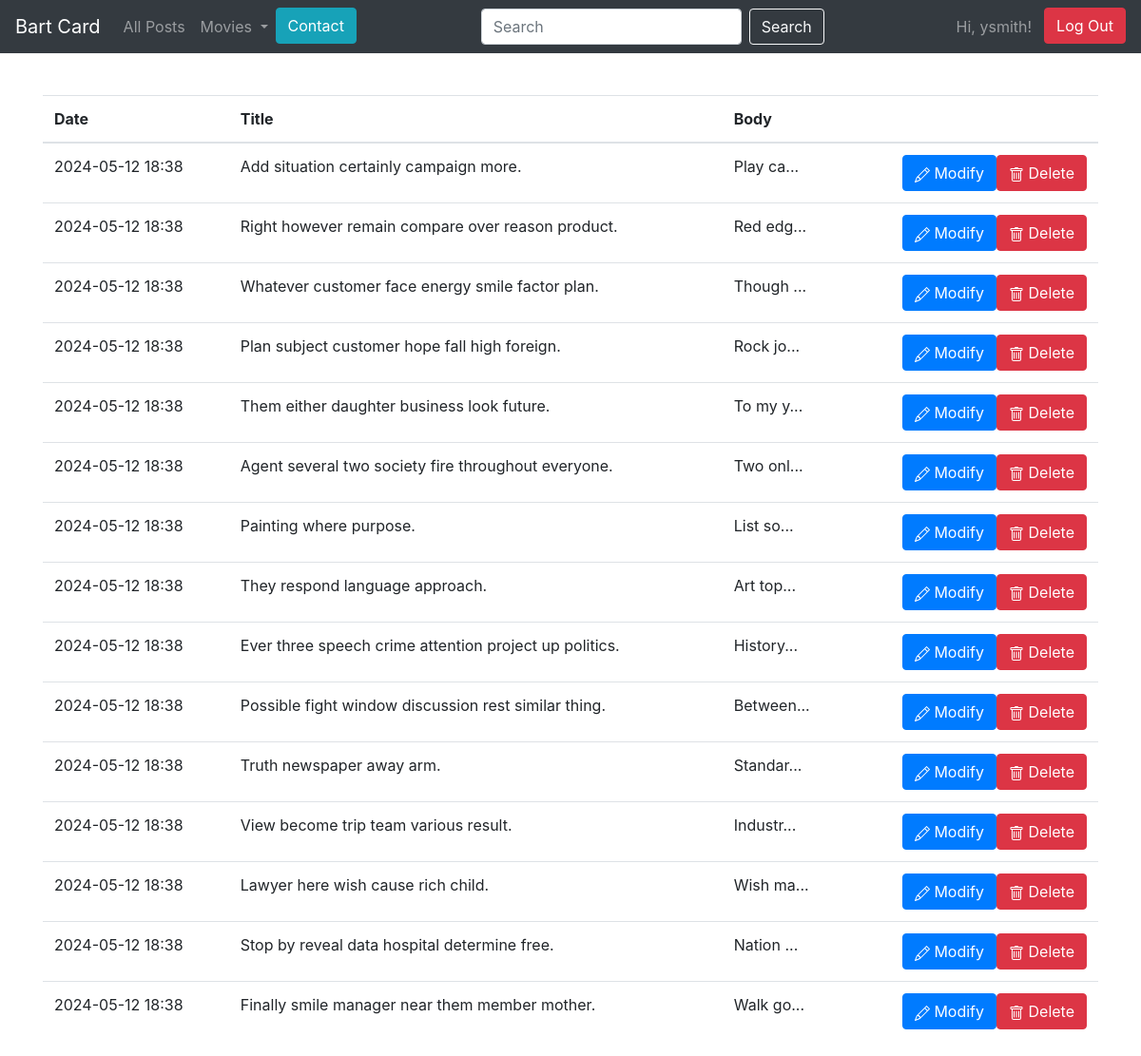
Page /unpublished_list (signed in) on the committed database.
### blog/models.py (models this page shows)
class Account(db.Model):
    id = db.Column(db.Integer, primary_key=True)  # Identyfikator konta
    username = db.Column(db.String(100), unique=True, nullable=False)  # Nazwa użytkownika
    password = db.Column(db.String(100), nullable=False)  # Hasło użytkownika
    comments = db.relationship('Comment', backref='account', lazy=True)  # Relacja jeden do wielu z komentarzami

class Entry(db.Model):
    id = db.Column(db.Integer, primary_key=True)  # Identyfikator wpisu
    title = db.Column(db.String(80), nullable=False)  # Tytuł wpisu
    body = db.Column(db.Text, nullable=False)  # Treść wpisu
    pub_date = db.Column(db.DateTime, nullable=False,
                         default=datetime.datetime.utcnow)  # Data publikacji
    is_published = db.Column(db.Boolean, default=False)  # Czy wpis jest opublikowany
    comments = db.relationship('Comment', backref='entry', lazy=True)  # Relacja z komentarzami

### blog/routes.py (the view)
@app.route('/unpublished_list', methods=['GET'])
@login_required
def unpublished_list():
    current_user = show_username()
    un_list = Entry.query.filter_by(is_published=False).order_by(Entry.pub_date.desc())
    return render_template('unpublished_list.html',current_user=current_user, un_list=un_list)

### blog/routes.py (called while the page is built)
def show_username():
    user_id = session.get('user_id')
    current_user = Account.query.get(user_id)
    return current_user

def get_list_types():
    return LIST_TYPES

@app.context_processor
def inject_list_types():
    return dict(list_types=get_list_types())

@app.context_processor
def utility_processor():
    def tmdb_image_url(path, size):
        return tmdb_client.get_poster_url(path, size)
    return {'tmdb_image_url': tmdb_image_url}

def login_required(view_func):
    @functools.wraps(view_func)
    def check_permissions(*args,**kwargs):
        if session.get('logged_in'):
            return view_func(*args, **kwargs)
        return redirect(url_for('login_page', next=request.path))
    return check_permissions

### blog/templates/unpublished_list.html (shortened to what this page needs)
{% extends 'base.html' %}
{% block content %}
<table class="table">
    <thead>
        <th scope="col">Date</th>
        <th scope="col">Title</th>
        <th scope="col">Body</th>
        <th scope="col" ></th>
    </thead>
    <tbody>
        {% for post in un_list %}
        <tr>
            <td>
                {{post.pub_date.strftime("%Y-%m-%d %H:%M")}}
            </td>
            <td>
                {{post.title}}
            </td>
            <td>{{post.body|truncate(10,true)}}</td>
            <td class="text-right">
                <form action="{{ url_for('delete_entry') }}" method="post" class="float-right">
                    <button type="submit" class="btn btn-danger ">
                        Delete
                    </button>
                </form>
                <a href={{url_for('edit_entry', entry_id=post.id)}} class="btn btn-primary">
                    Modify
                </a>
            </td>
        </tr>
        {% endfor %}
    </tbody>
</table>
{% endblock content %}

### blog/templates/base.html (shortened to what this page needs)
<!doctype html>
<html lang="en">
<head>
 <link rel="stylesheet" href="https://stackpath.bootstrapcdn.com/bootstrap/4.5.0/css/bootstrap.min.css"
>
</head>
<body>
  <body>
    <nav class="navbar navbar-expand-md navbar-dark bg-dark fixed-top">
      <a class="navbar-brand" href="{{ url_for('index') }}">Bart Card</a>
      <div class="collapse navbar-collapse" id="navbarsExampleDefault">
          <ul class="navbar-nav mr-auto">
              <li class="nav-item">
                  <a class="nav-link" href="{{ url_for('post_all') }}">All Posts</a>
              </li>
              <li class="nav-item dropdown">
                <a class="nav-link dropdown-toggle" href="#" id="navbarDropdown" role="button" data-toggle="dropdown" aria-haspopup="true" aria-expanded="false">
                  Movies
                </a>
              </li>
              <li class="nav-item">
                <a class="btn btn-info " href="{{url_for('contact')}}" role="button">Contact</a>
              </li>
          </ul>
            <form class="form-inline" action="/search_results" method="GET">
              <input class="form-control mr-sm-2" type="text" value="{% if query %}{{ query }}{% endif %}" placeholder="Search" aria-label="Search" name="search_bar">
              <button button class="btn btn-outline-light" type="submit">Search</button>
          </form>
          <ul class="navbar-nav ml-auto">
            {% if session.logged_in %}
                {% if current_user %}
                    <li class="nav-item ml-auto" style="margin-right: 5px;">
                        <span class="nav-link ml-auto">
                            Hi, {{ current_user.username }}!
                        </span>
                    </li>
                {% endif %}
                <li class="nav-item ml-auto">
                    <form class="form-inline my-2 my-lg-0" action="{{ url_for('logout') }}" method="POST">
                        <button class="btn btn-danger my-2 my-sm-0" type="submit">Log Out</button>
                    </form>
                </li>
            {% else %}
                <li class="nav-item ml-auto">
                    <a class="btn btn-success my-2 my-lg-0" href="{{ url_for('login_page') }}">Login</a>
                </li>
            {% endif %}
        </ul>
      </div>
    </nav>
 <main role="main" class="container">
   {% block content %}
   {% endblock %}
 </main>
</html>

### blog/templates/unpublished_list.html (style rules this page uses)
.table { margin-top: 100px; }

### rows in the picture
Account: username "ysmith"
Entry: pub_date "2024-05-12 18:38", title "Add situation certainly campaign more.", body "Play ca..."
Entry: pub_date "2024-05-12 18:38", title "Right however remain compare over reason product.", body "Red edg..."
Entry: pub_date "2024-05-12 18:38", title "Whatever customer face energy smile factor plan.", body "Though ..."
Entry: pub_date "2024-05-12 18:38", title "Plan subject customer hope fall high foreign.", body "Rock jo..."
Entry: pub_date "2024-05-12 18:38", title "Them either daughter business look future.", body "To my y..."
Entry: pub_date "2024-05-12 18:38", title "Agent several two society fire throughout everyone.", body "Two onl..."
Entry: pub_date "2024-05-12 18:38", title "Painting where purpose.", body "List so..."
Entry: pub_date "2024-05-12 18:38", title "They respond language approach.", body "Art top..."
Entry: pub_date "2024-05-12 18:38", title "Ever three speech crime attention project up politics.", body "History..."
Entry: pub_date "2024-05-12 18:38", title "Possible fight window discussion rest similar thing.", body "Between..."
Entry: pub_date "2024-05-12 18:38", title "Truth newspaper away arm.", body "Standar..."
Entry: pub_date "2024-05-12 18:38", title "View become trip team various result.", body "Industr..."
Entry: pub_date "2024-05-12 18:38", title "Lawyer here wish cause rich child.", body "Wish ma..."
Entry: pub_date "2024-05-12 18:38", title "Stop by reveal data hospital determine free.", body "Nation ..."
Entry: pub_date "2024-05-12 18:38", title "Finally smile manager near them member mother.", body "Walk go..."
